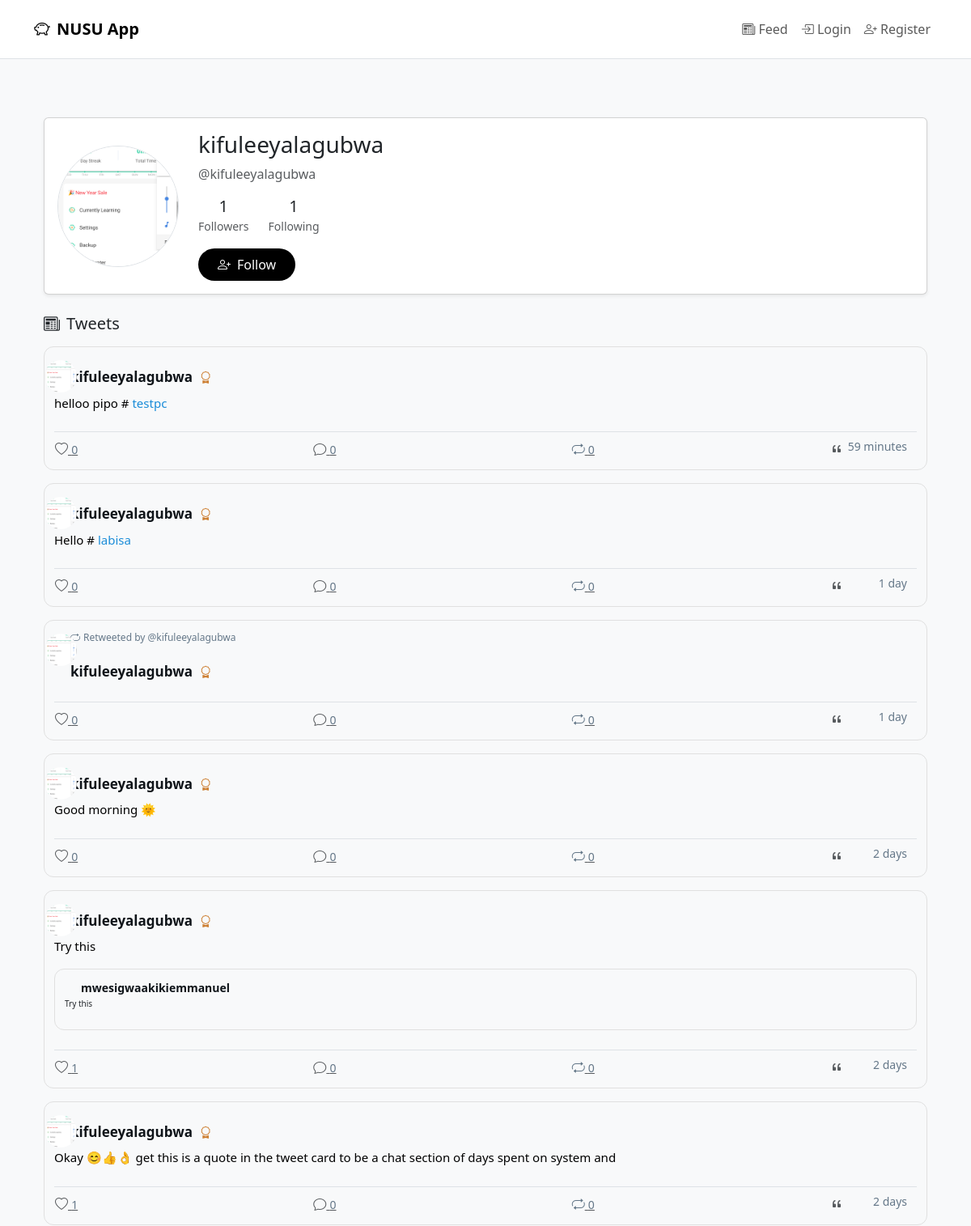
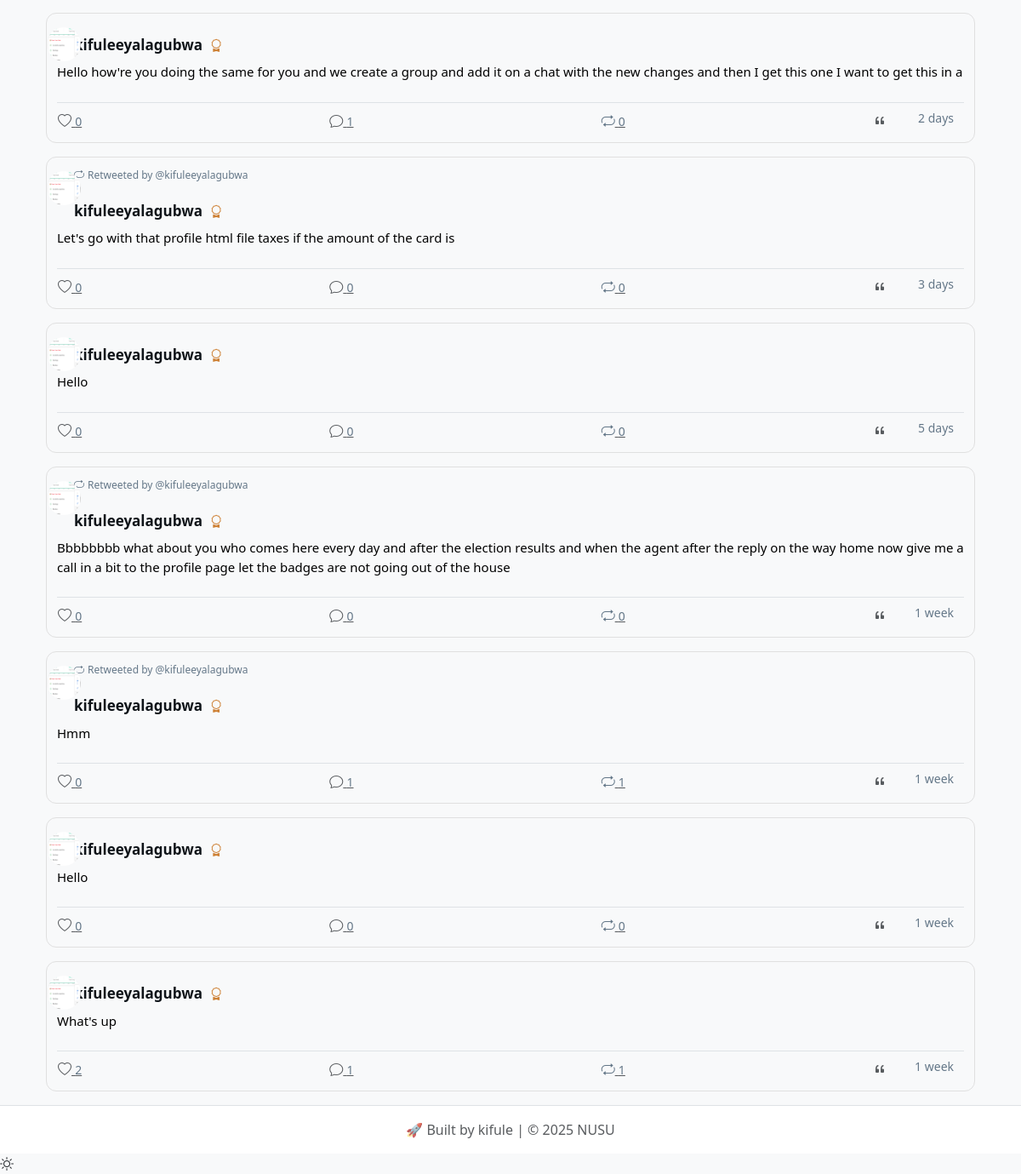
The page /users/profile/kifuleeyalagubwa/ on the database its author committed (2 pictures, top to bottom).
### users/models.py (models this page shows, shortened)
class CustomUser(AbstractUser):
    is_agent = models.BooleanField(default=False)
    is_verified = models.BooleanField(default=False)

class UserProfile(models.Model):
    user = models.OneToOneField(CustomUser, on_delete=models.CASCADE)
    token_balance = models.DecimalField(max_digits=12, decimal_places=2, default=0)
    profile_picture = models.ImageField(
        upload_to='profile_pics/',
        default='profile_pics/default.png'  # Default profile picture
    )
    bio = models.TextField(blank=True)
    website = models.URLField(blank=True)
    location = models.CharField(max_length=100, blank=True)
    followers = models.ManyToManyField('self', symmetrical=False, blank=True, related_name='following')
    verified = models.BooleanField(default=False)
    ugx_balance = models.DecimalField(max_digits=12, decimal_places=2, default=0)
    BADGE_CHOICES = [
        ('none', 'No Badge'),  # Add 'none' as the default option
        ('bronze', 'Bronze Member'),
        ('silver', 'Silver Member'),
        ('gold', 'Gold Member'),
        ('platinum', 'Platinum Admin')
    ]
    badge = models.CharField(max_length=20, choices=BADGE_CHOICES, default='none')
    days_active = models.PositiveIntegerField(default=0)
    days_deposited = models.PositiveIntegerField(default=0)
    def get_badge_icon(self):
        badge_icons = {
            'none': 'bi-award',  # Default icon for no badge
            'bronze': 'bi-award',
            'silver': 'bi-award-fill',
            'gold': 'bi-trophy',
            'platinum': 'bi-patch-check-fill'
        }
        return badge_icons.get(self.badge, 'bi-award')

### community/models.py (models this page shows, shortened)
class Tweet(models.Model):
    user = models.ForeignKey(CustomUser, on_delete=models.CASCADE)
    content = models.TextField(max_length=280)
    image = models.ImageField(upload_to='tweets/images/', blank=True, null=True)
    video = models.FileField(upload_to='tweets/videos/', blank=True, null=True)
    parent = models.ForeignKey('self', null=True, blank=True, on_delete=models.CASCADE, related_name='replies')
    retweet = models.ForeignKey('self', null=True, blank=True, on_delete=models.CASCADE, related_name='retweets')
    quote = models.ForeignKey('self', null=True, blank=True, on_delete=models.CASCADE, related_name='quotes')
    likes = models.ManyToManyField(CustomUser, related_name='liked_tweets', blank=True)
    created_at = models.DateTimeField(auto_now_add=True)
    parent_tweet = models.ForeignKey('self', null=True, on_delete=models.CASCADE, related_name='thread')
    is_thread = models.BooleanField(default=False)
    thread_position = models.PositiveIntegerField(default=0)
    class Meta:
        ordering = ['-created_at']
    def is_retweet(self):
        return self.retweet is not None
    def retweet_count(self):
        return self.retweets.count()
    def get_media(self):
        return self.media.all()  # Gets all associated media

### users/views.py (the view)
# urls.py: path('profile/<str:username>/', views.user_profile, name='user_profile'),
def user_profile(request, username):
    user = get_object_or_404(CustomUser, username=username)
    is_owner = (request.user == user)
    is_following = False
    if request.user.is_authenticated:
        is_following = user.userprofile.followers.filter(id=request.user.userprofile.id).exists()
    context = {
        'profile_user': user,
        'tweets': Tweet.objects.filter(user=user),
        'is_owner': is_owner,
        'is_following': is_following,
    }
    return render(request, 'users/profile.html', context)

### templates/users/profile.html (shortened to what this page needs)
{% extends 'base.html' %}
{% block content %}
<div class="container mt-4">
    <div class="card mb-4 shadow-sm">
        <div class="card-body">
            <div class="d-flex flex-column flex-md-row align-items-center">
                <div class="mb-3 mb-md-0 me-md-4">
                    <div class="profile-picture-wrapper">
                        {% if profile_user.userprofile.profile_picture %}
                        <img src="{{ profile_user.userprofile.profile_picture.url }}"
                             class="rounded-circle border"
                             alt="{{ profile_user.username }}"
                             style="width: 150px; height: 150px; object-fit: cover">
                        {% else %}
                        <div class="initials-placeholder rounded-circle bg-primary text-white d-flex align-items-center justify-content-center"
                             style="width: 150px; height: 150px; font-size: 3rem">
                            {{ profile_user.username|first|upper }}
                        </div>
                        {% endif %}
                    </div>
                </div>
                <div class="flex-grow-1">
                    <div class="d-flex flex-column flex-md-row align-items-md-center justify-content-between mb-3">
                        <div class="mb-2 mb-md-0">
                            <h1 class="h3 mb-1">
                                {{ profile_user.username }}
                                {% if profile_user.userprofile.badge != 'none' %}
                                <span class="badge bg-{{ profile_user.userprofile.badge }} ms-2">
                                    <i class="bi {{ profile_user.userprofile.get_badge_icon }}"></i>
                                </span>
                                {% endif %}
                            </h1>
                            <div class="text-muted">@{{ profile_user.username }}</div>
                        </div>
                    </div>
                    <div class="d-flex gap-4 mb-3">
                        <div class="text-center">
                            <div class="h5 mb-0 follower-count">{{ profile_user.userprofile.followers.count }}</div>
                            <small class="text-muted">Followers</small>
                        </div>
                        <div class="text-center">
                            <div class="h5 mb-0">{{ profile_user.userprofile.following.count }}</div>
                            <small class="text-muted">Following</small>
                        </div>
                    </div>
                    {% if not is_owner %}
                    <form method="post"
                          action="{% if is_following %}{% url 'users:unfollow_user' username=profile_user.username %}{% else %}{% url 'users:follow_user' username=profile_user.username %}{% endif %}"
                          class="follow-form">
                        <button type="submit" class="btn btn-{% if is_following %}outline-{% endif %}dark rounded-pill px-4">
                            {% if is_following %}
                            <i class="bi bi-person-dash me-2"></i>Following
                            {% else %}
                            <i class="bi bi-person-plus me-2"></i>Follow
                            {% endif %}
                        </button>
                    </form>
                    {% endif %}
                </div>
            </div>
        </div>
    </div>
    <div class="mt-4">
        <h5 class="mb-3"><i class="bi bi-newspaper me-2"></i>Tweets</h5>
        <div class="tweet-list">
            {% for tweet in tweets %}
                {% include 'community/tweet_card.html' with tweet=tweet %}
            {% endfor %}
        </div>
    </div>
</div>
{% endblock %}

### templates/community/tweet_card.html (shortened to what this page needs)
{% load static %}
{% load community_tags %}
<div class="tweet-card">
    {% if tweet.is_retweet %}
    <div class="retweet-header">
        <i class="bi bi-repeat"></i>
        <span>Retweeted by @{{ tweet.user.username }}</span>
    </div>
    {% endif %}
    <div class="tweet-main">
        <a href="{% url 'users:user_profile' tweet.user.username %}" class="profile-section">
            <div class="profile-pic">
                {% if tweet.user.userprofile.profile_picture %}
                <img src="{{ tweet.user.userprofile.profile_picture.url }}" alt="{{ tweet.user.username }}">
                {% else %}
                <div class="profile-pic-placeholder"></div>
                {% endif %}
            </div>
        </a>
        <div class="content-section">
            <div class="user-meta">
                <a href="{% url 'users:user_profile' tweet.user.username %}" class="username">
                    {{ tweet.user.username }}
                    {% if tweet.user.userprofile.badge != 'none' %}
                    <span class="badge-icon {{ tweet.user.userprofile.badge }}">
                        <i class="bi {{ tweet.user.userprofile.get_badge_icon }}"></i>
                    </span>
                    {% endif %}
                </a>
            </div>
            <div class="tweet-body">
                {% if tweet.retweet %}
                    <div class="retweet-content">
                        <p class="mb-0 tweet-content">
                            {% for word in tweet.retweet.content.split %}
                                {% if word|starts_with:"@" %}
                                    <a href="{% url 'users:user_profile' word|slice:'1:' %}"
                                       class="text-primary mention-link">{{ word }}</a>
                                {% elif word|starts_with:"#" %}
                                    <a href="{% url 'community:search' %}?q=%23{{ word|slice:'1:' }}"
                                       class="text-info hashtag-link">{{ word }}</a>
                                {% elif word|starts_with:"$" %}
                                    <a href="{% url 'community:search' %}?q=%24{{ word|slice:'1:' }}"
                                       class="text-success stock-link">{{ word }}</a>
                                {% else %}
                                    {{ word }}
                                {% endif %}
                            {% endfor %}
                        </p>
                    </div>
                {% else %}
                    <div class="original-content">
                        <a href="{% if tweet.is_thread %}{% url 'community:thread_detail' tweet.id %}{% else %}{% url 'community:tweet_detail' tweet.id %}{% endif %}">
                            <p class="mb-0 tweet-content">
                              {% for word in tweet.content.split %}
                                  {% if word|starts_with:"@" %}
                                      <span class="text-special">{{ word|slice:":1" }}</span>
                                      <a href="{% url 'users:user_profile' word|slice:'1:' %}"
                                         class="mention-link">{{ word|slice:"1:" }}</a>
                                  {% elif word|starts_with:"#" %}
                                      <span class="text-special">{{ word|slice:":1" }}</span>
                                      <a href="{% url 'community:search' %}?q=%23{{ word|slice:'1:' }}"
                                         class="hashtag-link">{{ word|slice:"1:" }}</a>
                                  {% elif word|starts_with:"$" %}
                                      <span class="text-special">{{ word|slice:":1" }}</span>
                                      <a href="{% url 'community:search' %}?q=%24{{ word|slice:'1:' }}"
                                         class="stock-link">{{ word|slice:"1:" }}</a>
                                  {% else %}
                                      <span class="text-special">{{ word }}</span>
                                  {% endif %}
                              {% endfor %}
                          </p>
                        </a>
                        {% if tweet.quote %}
                        <div class="quoted-tweet mt-3">
                            <div class="user-meta">
                                <a href="{% url 'users:user_profile' tweet.quote.user.username %}" class="username">
                                    {{ tweet.quote.user.username }}
                                </a>
                            </div>
                            <a href="{% url 'community:tweet_detail' tweet.quote.id %}">
                                                <p class="mb-0">
                                  {% for word in tweet.content.split %}
                                      {% if word|starts_with:"@" %}
                                          <a href="{% url 'users:user_profile' word|slice:'1:' %}"
                                             class="text-primary mention-link">@{{ word|slice:"1:" }}</a>
                                      {% elif word|starts_with:"#" %}
                                          <a href="{% url 'community:search' %}?q=%23{{ word|slice:'1:' }}"
                                             class="text-info hashtag-link">#{{ word|slice:"1:" }}</a>
                                      {% elif word|starts_with:"$" %}
                                          <a href="{% url 'community:search' %}?q=%24{{ word|slice:'1:' }}"
                                             class="text-success stock-link">${{ word|slice:"1:" }}</a>
                                      {% else %}
                                          <span class="text-dark">{{ word }}</span>
                                      {% endif %}
                                  {% endfor %}
                              </p>
                            </a>
                        </div>
                        {% endif %}
                    </div>
                {% endif %}
            </div>
            <div class="tweet-actions border-top pt-2 mt-2" data-time="{{ tweet.created_at|time_short }}">
                <div class="d-flex justify-content-between align-items-center">
                    <button class="btn btn-link text-muted p-0 like-btn" data-tweet-id="{{ tweet.id }}">
                        <i class="bi bi-heart{% if request.user in tweet.likes.all %}-fill text-danger{% endif %}"></i>
                        <span class="count">{{ tweet.likes.count }}</span>
                    </button>
                    <a href="{% url 'community:reply_tweet' tweet.id %}" class="btn btn-link text-muted p-0">
                        <i class="bi bi-chat"></i>
                        <span class="count">{{ tweet.replies.count }}</span>
                    </a>
                    <button class="btn btn-link text-muted p-0 retweet-btn" data-tweet-id="{{ tweet.id }}">
                        <i class="bi bi-repeat{% if tweet|is_retweeted_by:request.user %}-fill text-success{% endif %}"></i>
                        <span class="count">{{ tweet.retweet_count }}</span>
                    </button>
                    <a href="{% url 'community:quote_retweet' tweet.id %}" class="btn btn-link text-muted p-0">
                        <i class="bi bi-quote"></i>
                    </a>
                </div>
            </div>
        </div>
    </div>
</div>

### rows shown on the page
CustomUser: userprofile.profile_picture (placeholder picture), username "kifuleeyalagubwa", userprofile.followers.count "1", userprofile.following.count "1"
Tweet: user.userprofile.profile_picture (placeholder picture), user.username "kifuleeyalagubwa", split "helloo" "pipo", split "#", split "testpc", likes.count "0", replies.count "0", retweet_count "0"
Tweet: user.userprofile.profile_picture (placeholder picture), user.username "kifuleeyalagubwa", split "Hello", split "#", split "labisa", likes.count "0", replies.count "0", retweet_count "0"
Tweet: user.username "kifuleeyalagubwa", user.userprofile.profile_picture (placeholder picture), likes.count "0", replies.count "0", retweet_count "0"
Tweet: user.userprofile.profile_picture (placeholder picture), user.username "kifuleeyalagubwa", split "Good" "morning" "🌞", likes.count "0", replies.count "0", retweet_count "0"
Tweet: user.userprofile.profile_picture (placeholder picture), user.username "kifuleeyalagubwa", split "Try" "this", quote.user.username "mwesigwaakikiemmanuel", split "Try" "this", likes.count "1", replies.count "0", retweet_count "0"
Tweet: user.userprofile.profile_picture (placeholder picture), user.username "kifuleeyalagubwa", split "Okay" "😊👍👌" "get" "this" "is" "a" "quote" "in" "the" "tweet" "card" "to" "be" "a" "chat" "section" "of" "days" "spent" "on" "system" "and", likes.count "1", replies.count "0", retweet_count "0"
Tweet: user.userprofile.profile_picture (placeholder picture), user.username "kifuleeyalagubwa", split "Hello" "how're" "you" "doing" "the" "same" "for" "you" "and" "we" "create" "a" "group" "and" "add" "it" "on" "a" "chat" "with" "the" "new" "changes" "and" "then" "I" "get" "this" "one" "I" "want" "to" "get" "this" "in" "a", likes.count "0", replies.count "1", retweet_count "0"
Tweet: user.username "kifuleeyalagubwa", user.userprofile.profile_picture (placeholder picture), split "Let's" "go" "with" "that" "profile" "html" "file" "taxes" "if" "the" "amount" "of" "the" "card" "is", likes.count "0", replies.count "0", retweet_count "0"
Tweet: user.userprofile.profile_picture (placeholder picture), user.username "kifuleeyalagubwa", split "Hello", likes.count "0", replies.count "0", retweet_count "0"
Tweet: user.username "kifuleeyalagubwa", user.userprofile.profile_picture (placeholder picture), split "Bbbbbbbb" "what" "about" "you" "who" "comes" "here" "every" "day" "and" "after" "the" "election" "results" "and" "when" "the" "agent" "after" "the" "reply" "on" "the" "way" "home" "now" "give" "me" "a" "call" "in" "a" "bit" "to" "the" "profile" "page" "let" "the" "badges" "are" "not" "going" "out" "of" "the" "house", likes.count "0", replies.count "0", retweet_count "0"
Tweet: user.username "kifuleeyalagubwa", user.userprofile.profile_picture (placeholder picture), likes.count "0", replies.count "1", retweet_count "1"
Tweet: split "Hmm"
Tweet: user.userprofile.profile_picture (placeholder picture), user.username "kifuleeyalagubwa", split "Hello", likes.count "0", replies.count "0", retweet_count "0"
Tweet: user.userprofile.profile_picture (placeholder picture), user.username "kifuleeyalagubwa", split "What's" "up", likes.count "2", replies.count "1", retweet_count "1"
